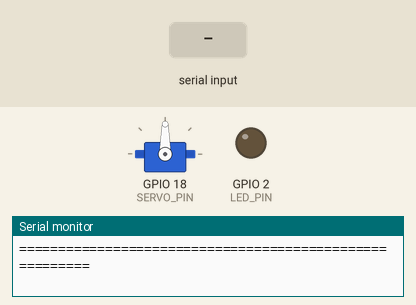
This sketch was run on a simulated ESP32. Parts: servo, output pins drawn as LEDs (lit = HIGH), the last lines printed to the serial monitor. The inputs (shaded band) are chosen by the test bench. Nothing arrives over Bluetooth unless stated.

Above: at 5.7 s.
5.8 s: "DRY\n" received over Serial
At 6.6 s:
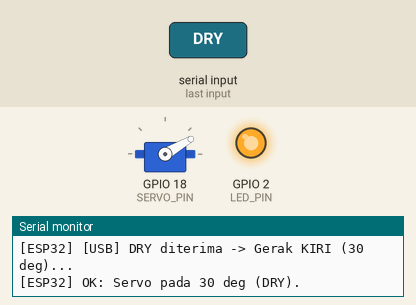
8.8 s: "WET\n" received over the second serial link
At 10.8 s:
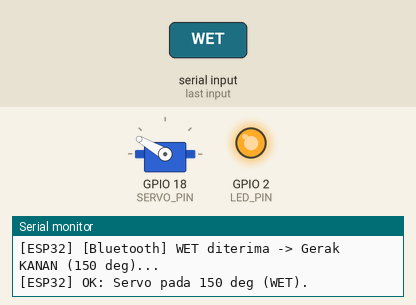
11.1 s: "RESET\n" received over Serial
At 11.25 s:
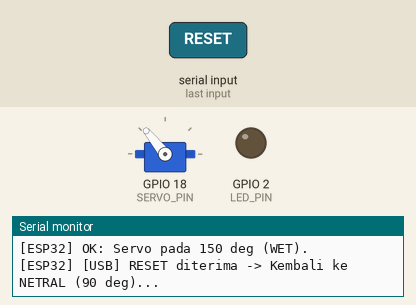
13.0 s: "DRY\n" received over the second serial link
At 13.15 s:
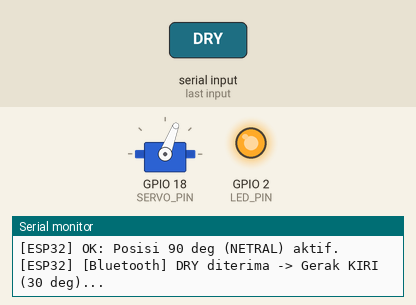
14.5 s: "RESET\n" received over the second serial link
At 14.65 s:
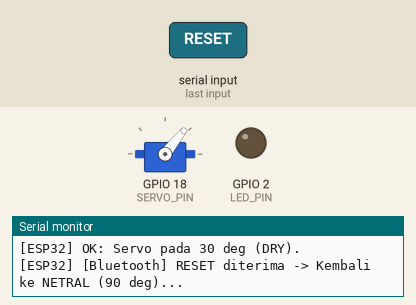
16.4 s: "WET\n" received over Serial
At 16.75 s:
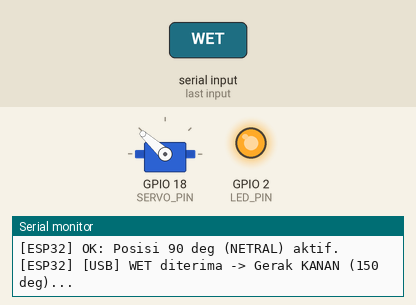
Timing chart, 0 to 18.9 s (numbered marks = the images above; inputs shaded):
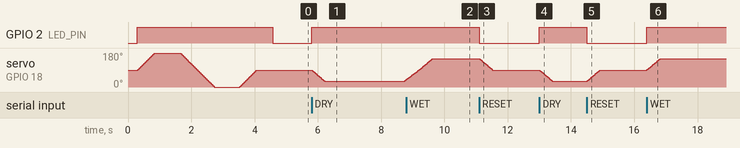

The sketch:

esp32_servo.ino
```cpp
/**
 * ============================================================================
 * Smart Trash Sorting System - ESP32 Firmware (DUAL MODE: USB + BLUETOOTH)
 * ============================================================================
 * Board           : ESP32 Dev Module
 * Partition Scheme: Huge APP (3MB No OTA / 1MB SPIFFS) -> Wajib untuk Bluetooth!
 * Library Wajib   : ESP32Servo by Kevin Harrington (Install via Arduino Library Manager)
 * Library Bawaan  : BluetoothSerial (Bawaan ESP32)
 *
 * FITUR:
 * 1. Startup Self-Test: Servo berputar 180° -> 0° -> 90° (Standby) saat pertama menyala
 * 2. Dual Mode: Menerima perintah dari USB Serial (115200) & Bluetooth ("SmartTrash_ESP32")
 * 3. Logika Sudut:
 *    - DRY   : 30° (Kiri), tahan 2.5 detik, lalu otomatis kembali ke 90°
 *    - WET   : 150° (Kanan), tahan 2.5 detik, lalu otomatis kembali ke 90°
 *    - RESET : Langsung kembali ke 90° (Posisi Netral)
 * ============================================================================
 */

#include <ESP32Servo.h>
#include "BluetoothSerial.h"

// Inisialisasi Bluetooth Serial
BluetoothSerial SerialBT;

// Definisi Pin Hardware
const int SERVO_PIN = 18;            // Output PWM Servo pada GPIO 18
const int LED_PIN = 2;               // Built-in LED ESP32

// Konfigurasi Sudut Servo
const int ANGLE_DRY   = 30;          // Kiri: Sampah Kering (30°)
const int ANGLE_RESET = 90;          // Posisi Netral / Standby (90°)
const int ANGLE_WET   = 150;         // Kanan: Sampah Basah (150°)

// Durasi tahan pemilahan sebelum kembali ke netral (milidetik)
const unsigned long SORT_HOLD_DURATION_MS = 2500;

// Objek Servo
Servo trashServo;

// State Mesin Non-blocking
int currentAngle = ANGLE_RESET;
bool isSortingActive = false;
unsigned long sortStartTime = 0;

// Buffer perintah
String usbBuffer = "";
String btBuffer = "";

/**
 * Kirim pesan feedback ke USB Serial dan Bluetooth sekaligus
 */
void broadcastMessage(String msg) {
  Serial.println(msg);
  if (SerialBT.hasClient()) {
    SerialBT.println(msg);
  }
}

/**
 * Menggerakkan servo secara halus (smooth stepping)
 */
void moveToAngleSmooth(int target, int stepDelayMs = 8) {
  if (target == currentAngle) return;

  int step = (target > currentAngle) ? 1 : -1;
  while (currentAngle != target) {
    currentAngle += step;
    trashServo.write(currentAngle);
    delay(stepDelayMs);
  }
}

void setup() {
  // 1. Inisialisasi USB Serial
  Serial.begin(115200);
  delay(300);

  // 2. Inisialisasi LED Indikator
  pinMode(LED_PIN, OUTPUT);
  digitalWrite(LED_PIN, HIGH);

  // 3. Inisialisasi Bluetooth
  SerialBT.begin("SmartTrash_ESP32");

  // 4. Inisialisasi Timer PWM untuk Servo
  ESP32PWM::allocateTimer(0);
  ESP32PWM::allocateTimer(1);
  ESP32PWM::allocateTimer(2);
  ESP32PWM::allocateTimer(3);

  trashServo.setPeriodHertz(50);             // Standar 50Hz SG90
  trashServo.attach(SERVO_PIN, 500, 2400);    // Pulsa 500us - 2400us

  // ==============================================================
  // 5. STARTUP SELF-TEST SERVO MOTOR: 180° -> 0° -> 90° (STANDBY)
  // ==============================================================
  Serial.println("\n========================================================");
  Serial.println("[ESP32] Memulai Startup Self-Test Servo Motor...");

  // Test A: Putar ke 180 derajat
  Serial.println("[ESP32] [Self-Test] Gerak ke 180 derajat...");
  moveToAngleSmooth(180, 6);
  delay(800);

  // Test B: Putar ke 0 derajat
  Serial.println("[ESP32] [Self-Test] Gerak ke 0 derajat...");
  moveToAngleSmooth(0, 6);
  delay(800);

  // Test C: Kembali ke posisi Standby Netral (90 derajat)
  Serial.println("[ESP32] [Self-Test] Kembali ke Standby (90 derajat)...");
  moveToAngleSmooth(ANGLE_RESET, 6);
  delay(500);

  digitalWrite(LED_PIN, LOW);
  Serial.println("[ESP32] Self-Test Selesai! Servo siap di 90 derajat.");
  Serial.println("[ESP32] Bluetooth: 'SmartTrash_ESP32' | Baud: 115200");
  Serial.println("========================================================\n");
}

void loop() {
  // -------------------------------------------------------------
  // 1. BACA DARI USB SERIAL
  // -------------------------------------------------------------
  while (Serial.available() > 0) {
    char c = (char)Serial.read();
    if (c == '\n' || c == '\r') {
      usbBuffer.trim();
      if (usbBuffer.length() > 0) {
        processCommand(usbBuffer, "USB");
        usbBuffer = "";
      }
    } else {
      usbBuffer += c;
      if (usbBuffer.length() > 32) usbBuffer = "";
    }
  }

  // -------------------------------------------------------------
  // 2. BACA DARI BLUETOOTH WIRELESS
  // -------------------------------------------------------------
  while (SerialBT.available() > 0) {
    char c = (char)SerialBT.read();
    if (c == '\n' || c == '\r') {
      btBuffer.trim();
      if (btBuffer.length() > 0) {
        processCommand(btBuffer, "Bluetooth");
        btBuffer = "";
      }
    } else {
      btBuffer += c;
      if (btBuffer.length() > 32) btBuffer = "";
    }
  }

  // -------------------------------------------------------------
  // 3. TIMER OTOMATIS KEMBALI KE POSISI NETRAL (90°)
  // -------------------------------------------------------------
  if (isSortingActive) {
    if (millis() - sortStartTime >= SORT_HOLD_DURATION_MS) {
      broadcastMessage("[ESP32] Selesai memilah -> Kembali ke Netral (90 deg)...");
      moveToAngleSmooth(ANGLE_RESET, 8);
      isSortingActive = false;
      digitalWrite(LED_PIN, LOW);
      broadcastMessage("[ESP32] OK: Posisi netral siap (90 deg).");
    }
  }
}

/**
 * Eksekusi perintah DRY, WET, RESET
 */
void processCommand(String cmd, String source) {
  cmd.toUpperCase();

  if (cmd == "DRY") {
    digitalWrite(LED_PIN, HIGH);
    broadcastMessage("[ESP32] [" + source + "] DRY diterima -> Gerak KIRI (30 deg)...");
    moveToAngleSmooth(ANGLE_DRY, 7);
    isSortingActive = true;
    sortStartTime = millis();
    broadcastMessage("[ESP32] OK: Servo pada 30 deg (DRY).");
  }
  else if (cmd == "WET") {
    digitalWrite(LED_PIN, HIGH);
    broadcastMessage("[ESP32] [" + source + "] WET diterima -> Gerak KANAN (150 deg)...");
    moveToAngleSmooth(ANGLE_WET, 7);
    isSortingActive = true;
    sortStartTime = millis();
    broadcastMessage("[ESP32] OK: Servo pada 150 deg (WET).");
  }
  else if (cmd == "RESET") {
    digitalWrite(LED_PIN, LOW);
    broadcastMessage("[ESP32] [" + source + "] RESET diterima -> Kembali ke NETRAL (90 deg)...");
    moveToAngleSmooth(ANGLE_RESET, 7);
    isSortingActive = false;
    broadcastMessage("[ESP32] OK: Posisi 90 deg (NETRAL) aktif.");
  }
  else {
    broadcastMessage("[ESP32] ERROR [" + source + "]: Perintah '" + cmd + "' tidak dikenal. Gunakan: DRY, WET, RESET.");
  }
}
```

Measured:
- after the input at 5.8 s, GPIO 2 (LED_PIN): LOW → HIGH at once
- after the input at 8.8 s, GPIO 2 (LED_PIN): stays HIGH (without the input it goes to LOW after 0.40 s)
- after the input at 11.1 s, GPIO 2 (LED_PIN): HIGH → LOW after 0.00 s instead of 1.5 s
- after the input at 13.0 s, GPIO 2 (LED_PIN): LOW → HIGH at once; servo on GPIO 18 (SERVO_PIN): moves from 90° to 30° over 0.41 s, starting at once
- after the input at 14.5 s, GPIO 2 (LED_PIN): HIGH → LOW at once
- after the input at 16.4 s, GPIO 2 (LED_PIN): LOW → HIGH at once; servo on GPIO 18 (SERVO_PIN): moves from 90° to 150° over 0.41 s, starting at once
